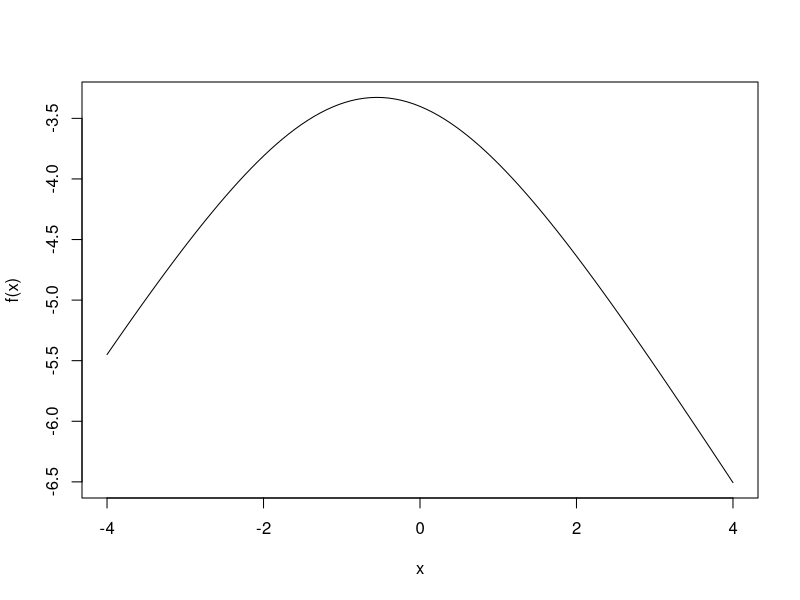

Here is the R script that generated this plot:
library(survival)
library(tidyverse)
library(maxLik)

dat <-  data.frame(ratID = paste0("rat", 1:5),
                   time = c(55, 50, 70, 120, 110),
                   failure = c(0, 1, 1, 0, 1),
                   group = c(0, 1, 0, 1, 1))

sum(dat$failure)

dat <- rename(dat, x = group)
dat.events <- subset(dat, failure == 1)

# Lets define the partial (log-)likelihood function
pLogLik <- function(beta) {
  numerator <- with(dat.events, x * beta)
  denominator <- rep(NA_real_, length(numerator))

  for(j in seq_along(denominator)) {
    tj <- dat.events[j, "time"]
    risk_set <- subset(dat, time >= tj)
    theta_j <- with(risk_set, exp(x * beta))
    denominator[j] <- log(sum(theta_j))
  }

  return(sum(numerator - denominator))
}

debugonce(pLogLik)
pLogLik(-1)

# Plotting
f <- Vectorize(pLogLik)
curve(f, from = -4, to = 4)

## Maximum partial-Likelihood estimation
fit.ML <- maxLik(pLogLik, start = c(beta = 0))
summary(fit.ML)
# The estimate value (beta) is -0.5493
# The ratio between rats been sleep deprived or not is exp(beta)
exp(fit.ML$estimate)
